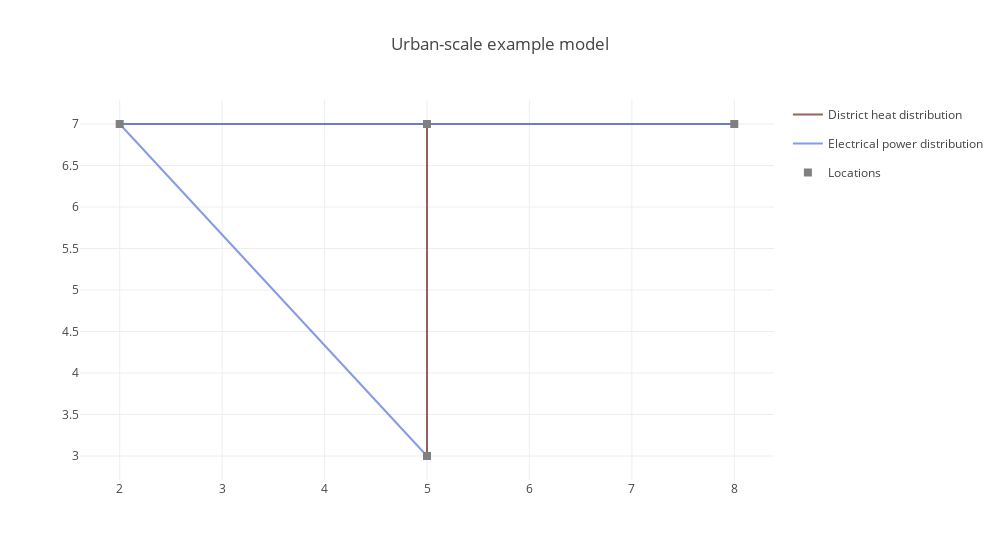

The code cell stored with this chart in its notebook:
### Code cell
# Plotting a map of locations and transmission lines is easily possible
# In our example, the system is purely hypothetical and the resulting map
# gives us little useful information...

model.plot.transmission()

### Figure 1 — Plotly figure (JSON) as saved in the notebook; plotly's stock layout.template omitted (floating-point values rounded to 4 significant figures)
{"data": [{"hoverinfo": "none", "legendgroup": "heat_pipes", "line": {"color": "#823739"}, "mode": "lines", "name": "District heat distribution", "opacity": 0.8, "showlegend": true, "type": "scatter", "x": [5, 2, null], "y": [7, 7, null]}, {"hoverinfo": "none", "legendgroup": "heat_pipes", "line": {"color": "#823739"}, "mode": "lines", "name": "District heat distribution", "opacity": 0.8, "showlegend": false, "type": "scatter", "x": [5, 8, null], "y": [7, 7, null]}, {"hoverinfo": "none", "legendgroup": "heat_pipes", "line": {"color": "#823739"}, "mode": "lines", "name": "District heat distribution", "opacity": 0.8, "showlegend": false, "type": "scatter", "x": [5, 5, null], "y": [7, 3, null]}, {"hoverinfo": "text", "legendgroup": "heat_pipes", "marker": {"color": "#823739"}, "mode": "markers", "opacity": 0, "showlegend": false, "text": ["heat_pipes capacity: 244", "heat_pipes capacity: 206", "heat_pipes capacity: 291"], "type": "scatter", "x": [3.5, 6.5, 5], "y": [7, 7, 5]}, {"hoverinfo": "none", "legendgroup": "power_lines", "line": {"color": "#6783E3"}, "mode": "lines", "name": "Electrical power distribution", "opacity": 0.8, "showlegend": true, "type": "scatter", "x": [2, 8, null], "y": [7, 7, null]}, {"hoverinfo": "none", "legendgroup": "power_lines", "line": {"color": "#6783E3"}, "mode": "lines", "name": "Electrical power distribution", "opacity": 0.8, "showlegend": false, "type": "scatter", "x": [2, 5, null], "y": [7, 3, null]}, {"hoverinfo": "text", "legendgroup": "power_lines", "marker": {"color": "#6783E3"}, "mode": "markers", "opacity": 0, "showlegend": false, "text": ["power_lines capacity: 274", "power_lines capacity: 45"], "type": "scatter", "x": [5, 3.5], "y": [7, 5]}, {"hoverinfo": "text", "legendgroup": "locations", "marker": {"color": "grey", "size": 8, "symbol": "square"}, "mode": "markers", "name": "Locations", "text": ["N1", "X1", "X2", "X3"], "type": "scatter", "x": [5, 2, 8, 5], "y": [7, 7, 7, 3]}], "layout": {"autosize": true, "hovermode": "closest", "showlegend": true, "title": "Urban-scale example model", "width": 1000}}
